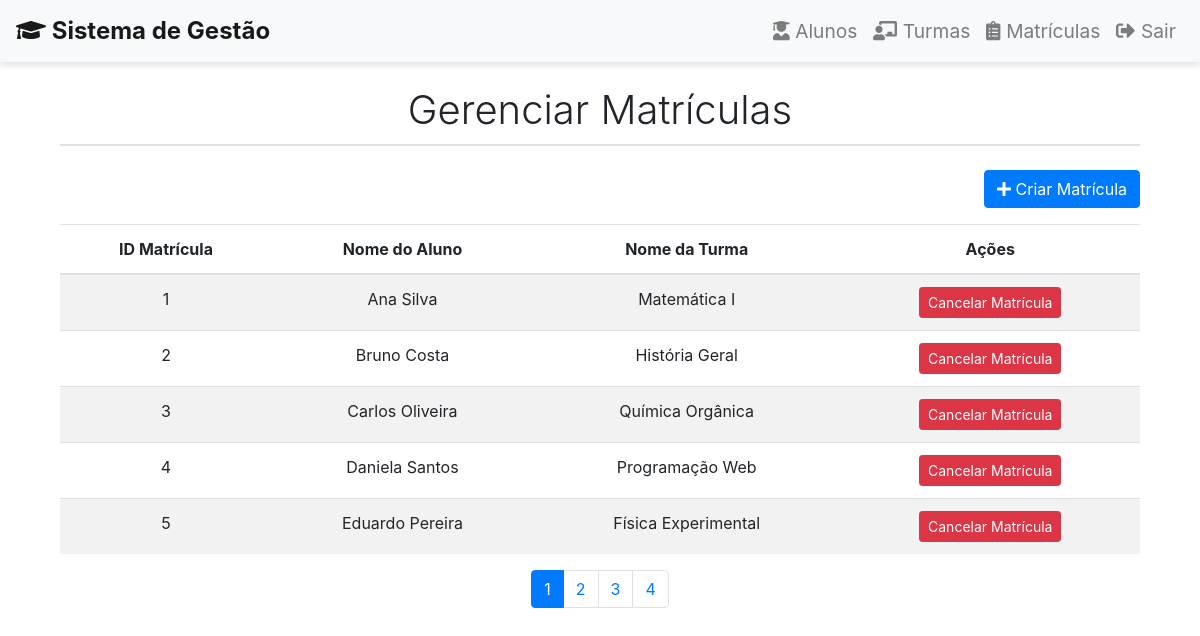
/matriculas (signed in), run on the app's committed database.
### tables this page shows
CREATE TABLE IF NOT EXISTS matriculas (
    id INT AUTO_INCREMENT PRIMARY KEY,
    aluno_id INT,
    turma_id INT,
    FOREIGN KEY (aluno_id) REFERENCES alunos(id) ON DELETE CASCADE,
    FOREIGN KEY (turma_id) REFERENCES turmas(id) ON DELETE CASCADE
);

CREATE TABLE IF NOT EXISTS alunos (
    id INT AUTO_INCREMENT PRIMARY KEY,
    nome VARCHAR(255) NOT NULL,
    data_nascimento DATE NOT NULL,
    usuario VARCHAR(255) NOT NULL
);

CREATE TABLE IF NOT EXISTS turmas (
    id INT AUTO_INCREMENT PRIMARY KEY,
    nome VARCHAR(255) NOT NULL,
    descricao TEXT,
    tipo VARCHAR(255)
);

### app/Controllers/MatriculaController.php (called while the page is built, shortened)
<?php
require_once __DIR__ . '/../Models/Matricula.php';
class MatriculaController
{
    private $matriculaModel;
    public function __construct(Matricula $matriculaModel, Aluno $alunoModel)
    {
        $this->matriculaModel = $matriculaModel;
    }
    public function index()
    {
        $page = $_GET['page'] ?? 1;
        $limit = 5;
        $totalMatriculas = $this->matriculaModel->getTotalCount();
        $totalPages = ceil($totalMatriculas / $limit);
        $matriculas = $this->matriculaModel->getAllEnrollments($page, $limit);
        $this->render('index', compact('matriculas', 'page', 'totalPages'));
    }
    private function render(string $view, array $data = [])
    {
        extract($data);
        require __DIR__ . "/../Views/matriculas/$view.php";
    }
}

### app/Models/Matricula.php (called while the page is built, shortened)
<?php
class Matricula
{
    private $pdo;
    public function __construct()
    {
        $this->pdo = self::getConnection();
    }
    public function getAllEnrollments($page = 1, $limit = 5)
    {
        $offset = ($page - 1) * $limit;
        $query = "
            SELECT m.id AS matricula_id, a.nome AS aluno_nome, c.nome AS turma_nome
            FROM matriculas m
            JOIN alunos a ON m.aluno_id = a.id
            JOIN turmas c ON m.turma_id = c.id
            ORDER BY m.id ASC
            LIMIT :limit OFFSET :offset
        ";
        $stmt = $this->pdo->prepare($query);
        $stmt->bindParam(':limit', $limit, PDO::PARAM_INT);
        $stmt->bindParam(':offset', $offset, PDO::PARAM_INT);
        $stmt->execute();
        return $stmt->fetchAll(PDO::FETCH_ASSOC);
    }
    public function getTotalCount()
    {
        $query = "SELECT COUNT(*) FROM matriculas";
        $stmt = $this->pdo->query($query);
        return $stmt->fetchColumn();
    }
    private static function getConnection()
    {
        $root = dirname(__DIR__, 2);
        return require $root . '/config/database.php';
    }
}

### config/database.php (called while the page is built)
<?php
$host = 'localhost';
$dbname = 'fiap';
$username = 'usuario';
$password = 'root';
try {
    $pdo = new PDO("mysql:host=$host;dbname=$dbname", $username, $password);
    $pdo->setAttribute(PDO::ATTR_ERRMODE, PDO::ERRMODE_EXCEPTION);
} catch (PDOException $e) {
    die("Erro de conexão: " . $e->getMessage());
}
return $pdo;
?>

### app/Views/matriculas/index.php (the view, shortened to what this page needs)
<div class="container mt-4">
    <h1 class="mb-4 text-center" style="font-weight: 300; border-bottom: 2px solid #dee2e6; padding-bottom: 10px;">
        Gerenciar Matrículas
    </h1>
    <div class="d-flex justify-content-between align-items-center mb-3">
        <a href="/matriculas/create" class="btn btn-primary"><i class="fas fa-plus"></i> Criar Matrícula</a>
    </div>
    <div class="table-responsive">
        <table class="table table-striped">
            <thead class="text-center">
                <tr>
                    <th>ID Matrícula</th>
                    <th>Nome do Aluno</th>
                    <th>Nome da Turma</th>
                    <th>Ações</th>
                </tr>
            </thead>
            <tbody>
                <?php foreach ($matriculas as $matricula): ?>
                    <tr class="text-center">
                        <td><?php echo htmlspecialchars($matricula['matricula_id']); ?></td>
                        <td><?php echo htmlspecialchars($matricula['aluno_nome']); ?></td>
                        <td><?php echo htmlspecialchars($matricula['turma_nome']); ?></td>
                        <td>
                            <form method="POST" action="/matriculas/delete/<?php echo $matricula['matricula_id']; ?>" style="display: inline;" onsubmit="return confirm('Tem certeza que deseja cancelar a matrícula?');">
                                <button type="submit" class="btn btn-danger btn-sm">Cancelar Matrícula</button>
                            </form>
                        </td>
                    </tr>
                <?php endforeach; ?>
            </tbody>
        </table>
    </div>
    <nav>
        <ul class="pagination justify-content-center">
            <?php for ($i = 1; $i <= $totalPages; $i++): ?>
                <li class="page-item <?php if ($i == $page) echo 'active'; ?>">
                    <a class="page-link" href="?page=<?php echo $i; ?>"><?php echo $i; ?></a>
                </li>
            <?php endfor; ?>
        </ul>
    </nav>
</div>
<?php
require __DIR__ . '/../layout.php';
?>

### data on the page
matriculas: id "1", aluno.nome "Ana Silva", turma.nome "Matemática I"
matriculas: id "2", aluno.nome "Bruno Costa", turma.nome "História Geral"
matriculas: id "3", aluno.nome "Carlos Oliveira", turma.nome "Química Orgânica"
matriculas: id "4", aluno.nome "Daniela Santos", turma.nome "Programação Web"
matriculas: id "5", aluno.nome "Eduardo Pereira", turma.nome "Física Experimental"
